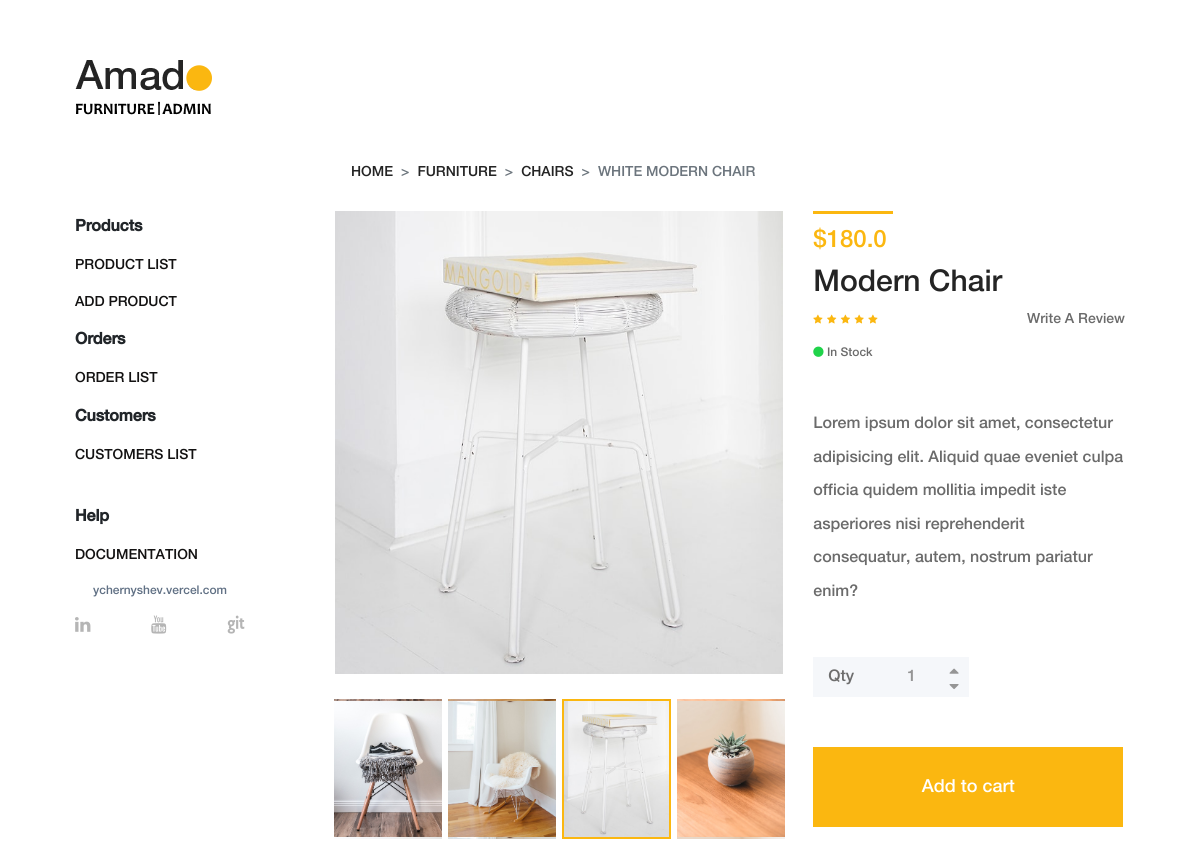
Screenshot of /crm/product/modern-chair/details/ with the database file from the repository.
### example__simple_admin/models.py (models this page shows, shortened)
class ProductModel(models.Model):
    title = models.CharField(max_length=50)
    slug = models.CharField(max_length=50)
    category = models.ForeignKey('ProductCategoryModel', related_name='product_category',
                                 db_index=True, on_delete=models.CASCADE, blank=True, null=True)
    description = models.TextField()
    price = models.FloatField()
    in_stock = models.BooleanField(default=False, blank=True, null=True)
    main_image = models.CharField(max_length=100)
    count = 1
    class Meta:
        verbose_name = 'product',
        verbose_name_plural = 'Products'

### example__simple_admin/views.py (the view)
# urls.py: path('product/<slug:slug>/details/', product_details, name='product_details'),
def product_details(request, slug=None):
    product_details = ProductModel.objects.get(slug=slug)
    context = {
        'title': 'Product ',
        'product_details': product_details,
    }
    return render(request, 'example__simple_admin/products/product_details.html', context=context)

### example__simple_shop/context_processors.py (called while the page is built)
def add_default_data(request):
    count_in_cart = 0
    sum_in_cart = 0
    cart_info = request.session.get('cart_info', {})
    for key in cart_info:
        count_in_cart += cart_info[key]
        sum_product = ProductModel.objects.get(pk=key).price * cart_info[key]
        sum_in_cart += sum_product
    return {
        'count_in_cart': count_in_cart,
        'sum_in_cart': sum_in_cart,
    }

### example__simple_admin/templates/example__simple_admin/products/product_details.html (shortened to what this page needs)
{% extends 'example__simple_admin/_base.html' %}
{% block content %}
    <div class="single-product-area section-padding-100 clearfix">
        <div class="container-fluid">
            <div class="row">
                <div class="col-12">
                    <nav aria-label="breadcrumb">
                        <ol class="breadcrumb mt-50">
                            <li class="breadcrumb-item"><a href="#">Home</a></li>
                            <li class="breadcrumb-item"><a href="#">Furniture</a></li>
                            <li class="breadcrumb-item"><a href="#">Chairs</a></li>
                            <li class="breadcrumb-item active" aria-current="page">white modern chair</li>
                        </ol>
                    </nav>
                </div>
            </div>
            <div class="row">
                <div class="col-12 col-lg-7">
                    <div class="single_product_thumb">
                        <div id="product_details_slider" class="carousel slide" data-ride="carousel">
                            <ol class="carousel-indicators">
                                <li class="" data-target="#product_details_slider" data-slide-to="0"
                                    style="background-image: url(img/product-img/pro-big-1.jpg);">
                                </li>
                                <li data-target="#product_details_slider" data-slide-to="1"
                                    style="background-image: url(img/product-img/pro-big-2.jpg);" class="">
                                </li>
                                <li data-target="#product_details_slider" data-slide-to="2"
                                    style="background-image: url(img/product-img/pro-big-3.jpg);" class="active">
                                </li>
                                <li data-target="#product_details_slider" data-slide-to="3"
                                    style="background-image: url(img/product-img/pro-big-4.jpg);">
                                </li>
                            </ol>
                            <div class="carousel-inner">
                                <div class="carousel-item active">
                                    <a class="gallery_img" href="img/product-img/pro-big-3.jpg">
                                        <img class="d-block w-100" src="img/product-img/pro-big-3.jpg"
                                             alt="Third slide">
                                    </a>
                                </div>
                            </div>
                        </div>
                    </div>
                </div>
                <div class="col-12 col-lg-5">
                    <div class="single_product_desc">
                        <div class="product-meta-data">
                            <div class="line"></div>
                            <p class="product-price">${{ product_details.price }}</p>
                            <a href="product-details.html">
                                <h6>{{ product_details.title }}</h6>
                            </a>
                            <div class="ratings-review mb-15 d-flex align-items-center justify-content-between">
                                <div class="ratings">
                                    <i class="fa fa-star" aria-hidden="true"></i>
                                    <i class="fa fa-star" aria-hidden="true"></i>
                                    <i class="fa fa-star" aria-hidden="true"></i>
                                    <i class="fa fa-star" aria-hidden="true"></i>
                                    <i class="fa fa-star" aria-hidden="true"></i>
                                </div>
                                <div class="review">
                                    <a href="#">Write A Review</a>
                                </div>
                            </div>
                            {% if product_details.in_stock %}
                                <p class="avaibility"><i class="fa fa-circle"></i> In Stock</p>
                            {% else %}
                                <p class="is_not_avaibility"><i class="fa fa-circle"></i> Not in Stock</p>
                            {% endif %}
                        </div>
                        <div class="short_overview my-5">
                            <p>{{ product_details.description }}</p>
                        </div>
                        <form class="cart clearfix" method="post">
                            <div class="cart-btn d-flex mb-50">
                                <p>Qty</p>
                                <div class="quantity">
                                    <span class="qty-minus"
                                          onclick="var effect = document.getElementById('qty'); var qty = effect.value; if( !isNaN( qty ) &amp;&amp; qty > 1 ) effect.value--;return false;"><i
                                            class="fa fa-caret-down" aria-hidden="true"></i></span>
                                    <input type="number" class="qty-text" id="qty" step="1" min="1" max="300"
                                           name="quantity" value="1">
                                    <span class="qty-plus"
                                          onclick="var effect = document.getElementById('qty'); var qty = effect.value; if( !isNaN( qty )) effect.value++;return false;"><i
                                            class="fa fa-caret-up" aria-hidden="true"></i></span>
                                </div>
                            </div>
                            <button type="submit" name="addtocart" value="5" class="btn amado-btn">Add to cart</button>
                        </form>
                    </div>
                </div>
            </div>
        </div>
    </div>
{% endblock %}

### rows the page displays
ProductModel: price "180.0", title "Modern Chair", description "Lorem ipsum dolor sit amet, consectetur adipisicing elit. Aliquid quae eveniet culpa officia quidem mollitia impedit iste asperiores nisi reprehenderit consequatur, autem, nostrum pariatur enim?"
